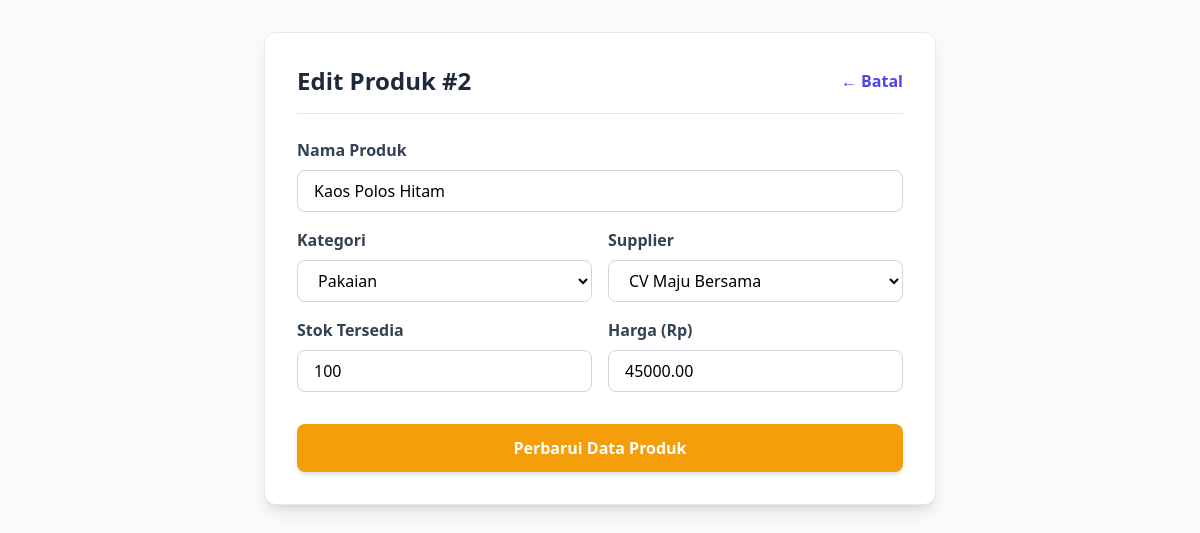
The app's page /update.php?id=2 with its own data.
### tables this page shows
CREATE TABLE produk (
    id INT AUTO_INCREMENT PRIMARY KEY,
    nama_produk VARCHAR(150) NOT NULL,
    kategori_id INT NOT NULL,
    supplier_id INT NOT NULL,
    stok INT NOT NULL DEFAULT 0,
    harga DECIMAL(10,2) NOT NULL,
    FOREIGN KEY (kategori_id) REFERENCES kategori(id) ON DELETE CASCADE,
    FOREIGN KEY (supplier_id) REFERENCES supplier(id) ON DELETE CASCADE
);

CREATE TABLE kategori (
    id INT AUTO_INCREMENT PRIMARY KEY,
    nama_kategori VARCHAR(100) NOT NULL
);

CREATE TABLE supplier (
    id INT AUTO_INCREMENT PRIMARY KEY,
    nama_supplier VARCHAR(150) NOT NULL,
    kontak VARCHAR(50) NOT NULL
);

### update.php (the view, shortened to what this page needs)
<?php
$db = Database::getInstance()->getConnection();
$kategori_list = $db->query("SELECT * FROM kategori")->fetchAll();
$supplier_list = $db->query("SELECT * FROM supplier")->fetchAll();
$id = $_GET['id'];
$stmt = $db->prepare("SELECT * FROM produk WHERE id = ?");
$stmt->execute([$id]);
$produk = $stmt->fetch();
?>
<!DOCTYPE html>
<html lang="id">
<head>
    <script src="https://cdn.tailwindcss.com"></script>
</head>
<body class="bg-slate-50 min-h-screen p-8 font-sans">
    <main class="max-w-2xl mx-auto bg-white p-8 rounded-xl shadow-lg border border-slate-200">
        <div class="flex justify-between items-center mb-6 border-b pb-4">
            <h2 class="text-2xl font-extrabold text-slate-800">Edit Produk #<?= $produk['id'] ?></h2>
            <a href="index.php" class="text-indigo-600 font-semibold hover:underline">← Batal</a>
        </div>
        <form method="POST" action="">
            <div class="mb-4">
                <label class="block text-slate-700 font-semibold mb-2">Nama Produk</label>
                <input type="text" name="nama_produk" value="<?= htmlspecialchars($produk['nama_produk']) ?>" required class="w-full px-4 py-2 border border-slate-300 rounded-lg focus:outline-none focus:border-amber-500 focus:ring-1 focus:ring-amber-500">
            </div>
            <div class="grid grid-cols-2 gap-4 mb-4">
                <div>
                    <label class="block text-slate-700 font-semibold mb-2">Kategori</label>
                    <select name="kategori_id" required class="w-full px-4 py-2 border border-slate-300 rounded-lg focus:outline-none focus:border-amber-500 focus:ring-1 focus:ring-amber-500 bg-white">
                        <?php foreach ($kategori_list as $kat): ?>
                            <option value="<?= $kat['id'] ?>" <?= ($kat['id'] == $produk['kategori_id']) ? 'selected' : '' ?>>
                                <?= htmlspecialchars($kat['nama_kategori']) ?>
                            </option>
                        <?php endforeach; ?>
                    </select>
                </div>
                <div>
                    <label class="block text-slate-700 font-semibold mb-2">Supplier</label>
                    <select name="supplier_id" required class="w-full px-4 py-2 border border-slate-300 rounded-lg focus:outline-none focus:border-amber-500 focus:ring-1 focus:ring-amber-500 bg-white">
                        <?php foreach ($supplier_list as $sup): ?>
                            <option value="<?= $sup['id'] ?>" <?= ($sup['id'] == $produk['supplier_id']) ? 'selected' : '' ?>>
                                <?= htmlspecialchars($sup['nama_supplier']) ?>
                            </option>
                        <?php endforeach; ?>
                    </select>
                </div>
            </div>
            <div class="grid grid-cols-2 gap-4 mb-8">
                <div>
                    <label class="block text-slate-700 font-semibold mb-2">Stok Tersedia</label>
                    <input type="number" name="stok" min="0" value="<?= $produk['stok'] ?>" required class="w-full px-4 py-2 border border-slate-300 rounded-lg focus:outline-none focus:border-amber-500 focus:ring-1 focus:ring-amber-500">
                </div>
                <div>
                    <label class="block text-slate-700 font-semibold mb-2">Harga (Rp)</label>
                    <input type="number" name="harga" min="0" step="1000" value="<?= $produk['harga'] ?>" required class="w-full px-4 py-2 border border-slate-300 rounded-lg focus:outline-none focus:border-amber-500 focus:ring-1 focus:ring-amber-500">
                </div>
            </div>
            <button type="submit" class="w-full bg-amber-500 hover:bg-amber-600 text-white font-bold py-3 px-4 rounded-lg shadow-md transition">
                Perbarui Data Produk
            </button>
        </form>
    </main>
</body>
</html>

### records on screen
produk: id "2", nama_produk "Kaos Polos Hitam", kategori_id "Pakaian", supplier_id "CV Maju Bersama", stok "100", harga "45000.00"
